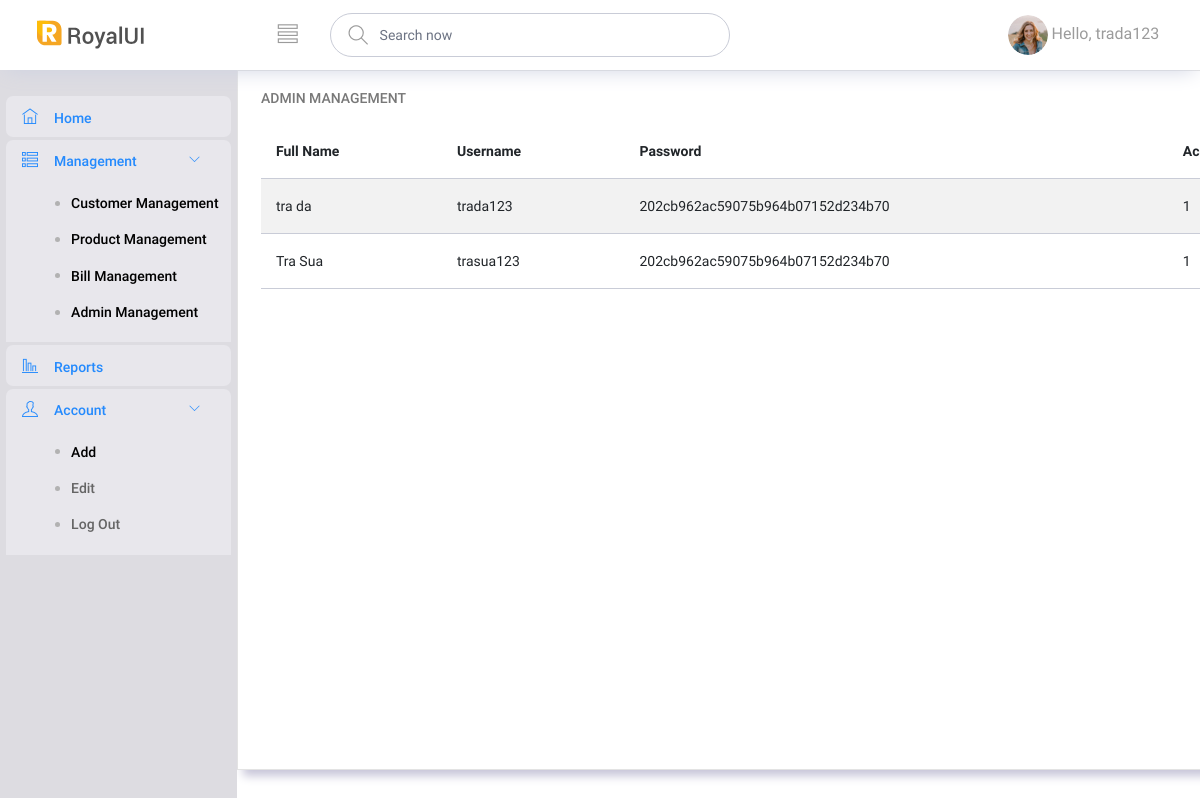
Screenshot of /admin/quantri.php?page_layout=danhsachadmin (signed in) with the database file from the repository.
### tables this page shows
CREATE TABLE `manager` (
  `hoten` varchar(50) DEFAULT NULL,
  `taikhoan` varchar(50) NOT NULL,
  `matkhau` varchar(50) DEFAULT NULL,
  `trangthaitk` int(11) DEFAULT NULL
);

### lib/DataProvider.php (called while the page is built, shortened)
<?php
	function executeQuery($sql){
        include ('db.inc');
        $conn = new mysqli($servername, $username, $password, $dbname);
		if (!($result = $conn->query($sql)))
		    echo $conn->connect_error;
		return $result;
    }
?>

### admin/danhsachadmin.php (the view)
<?php
    $sql = "SELECT * FROM manager";
    $result = executeQuery($sql);
    echo'<div class="col-lg-12 grid-margin stretch-card">';
    echo'<div class="card">';
    echo'<div class="card-body">';
    echo'<h4 class="card-title">Admin Management</h4>';
    echo'<div class="table-responsive">';
    echo'<table class="table table-striped">';
    echo'<thead>';
    echo'<tr>';
    echo'<th>Full Name</th>';
    echo'<th>Username</th>';
    echo'<th>Password</th>';
    echo'<th>Account Status</th>';
    echo'</tr>';
    echo'</thead>';
    echo'<tbody>';
    if($result->num_rows > 0)
    {
        while($row = $result->fetch_array())
        {
            echo'<tr>';
            echo '<td>' . $row['hoten'] . '</td>';
            echo '<td>' . $row['taikhoan'] . '</td>';
            echo '<td>' . $row['matkhau'] . '</td>';
            echo '<td>' . $row['trangthaitk'] . '</td>';
            echo'</tr>';
        }
    }
    echo'</tbody>';
    echo'</table>';
    echo'</div>';
    echo'</div>';
    echo'</div>';
    echo'</div>';
?>

### rows the page displays
manager: hoten "tra da", taikhoan "trada123", matkhau "202cb962ac59075b964b07152d234b70", trangthaitk "1"
manager: hoten "Tra Sua", taikhoan "trasua123", matkhau "202cb962ac59075b964b07152d234b70", trangthaitk "1"

### other values shown
$_SESSION['taikhoan'] "trada123"
